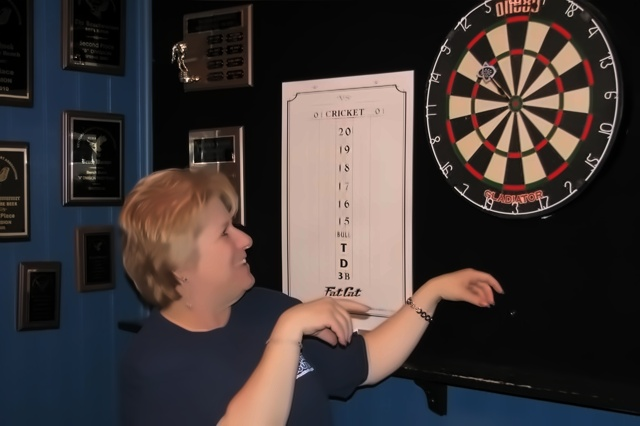
#> input picture de_noised/dart0.jpg, 640 x 426 px; its folder holds only this picture in this run
$ python subtask4_weighted_product.py
#> lines starting #> are read from the running program, lines starting #| are printed output that depends on the picture
import numpy as np
import cv2
import sys
import math
import os
import collections
from shapely.geometry import LineString
import matplotlib.pyplot as plt

abspath = os.path.abspath(__file__)
dname = os.path.dirname(abspath)
os.chdir(dname)

np.set_printoptions(threshold=sys.maxsize)

def detect_and_frame(img_output,img_grey):
    cascadePath = "dart_board.xml"

    # normailising light
    cascade = cv2.CascadeClassifier(cascadePath)
    cv2.equalizeHist( img_grey, img_grey )
    faceRect = cascade.detectMultiScale( img_grey, scaleFactor=1.1, minNeighbors=1, minSize=(50,50), maxSize=(500,500),flags=cv2.CASCADE_SCALE_IMAGE )
    color = (255,0,0)
    # for (x,y,width,height) in faceRect:
        # x is row , y is col
        # cv2.rectangle(img_output, (x,y), (x+width,y+height) , color, 2)
    print("VJ : Finished the viola jones detection")
    return faceRect

def convolution(img,kernel):

    image_convoluted = np.zeros((height, width), np.float32)
    kernelX = 1
    kernelY = 1
    img_padded = cv2.copyMakeBorder(img, kernelX, kernelX, kernelY, kernelY, cv2.BORDER_REPLICATE)
    for i in range(1,height):
        for j in range(1,width):
            cov = np.multiply(kernel,img_padded[i - 1 : i + 2, j - 1: j + 2])
            image_convoluted[i][j] = float(np.sum(cov) / 9)

    return image_convoluted

def normalize(image_dx):

    min = image_dx.min()
    max = image_dx.max()

    for i in range(0, height):
        for j in range(0, width):
            # if min < 0:
                # image_dx[i][j] = image_dx[i][j] + np.abs(min)
            image_dx[i][j] = (image_dx[i][j] - min) * 255 / (max - min)

    return image_dx

def sobel(img,dx,dy):

    image_dx = convolution(img,dx)
    image_dy = convolution(img,dy)

    gradient_magnitude = np.sqrt(np.power(image_dy,2) + np.power(image_dx,2))
    gradient_angle = np.arctan2(image_dy,image_dx)

    return image_dx,image_dy,gradient_magnitude,gradient_angle


def circle_detection_hough_space(gradient_magnitude,gradient_angle, hough_space_gradient_threshold, hough_circle_threshold, radius, twod_circle_space):

    final_output = collections.defaultdict(dict)
    hough_space = np.zeros((height, width, radius), np.int32)
    hough_space_output = np.zeros((height, width), np.float32)
    hough_space_max_r = np.zeros((height, width), np.float32)

    print("CD : Calculating Hough Space 3D")
    for i in range(height):
        for j in range(width):
            if(gradient_magnitude[i][j] > hough_space_gradient_threshold):
                for radi in range(radius):
                    x0 = i + int(radi * math.sin(gradient_angle[i][j]))
                    y0 = j + int(radi * math.cos(gradient_angle[i][j]))
                    if x0 >= 0 and y0 >= 0 and x0 < height and y0 < width:
                        hough_space[x0][y0][radi] += 1

                    x1 = i - int(radi * math.sin(gradient_angle[i][j]))
                    y1 = j - int(radi * math.cos(gradient_angle[i][j]))
                    if x1 >= 0 and y1 >= 0 and x1 < height and y1 < width:
                        hough_space[x1][y1][radi] += 1

    print("CD : Calculating 2D Sum of Hough Space and max Radius")
    count = 0
    for i in range(0,height):
        for j in range(0,width):
                hough_space_output[i][j] = np.sum(hough_space[i][j])
                hough_space_max_r[i][j] = np.argmax(hough_space[i][j])
                if hough_space_output[i][j] > hough_circle_threshold:
                    # stored as dictionary
                    final_output[count]['row'] = i
                    final_output[count]['column'] = j
                    count += 1

                    color = (0,0,255)
                    cv2.circle(twod_circle_space, (j,i), hough_space_max_r[i][j], color, 1)
    # cv2.imwrite("circle_space_" + num + "_.png", twod_circle_space)

    # PLOT GRAPH
    # imgplot = plt.imshow(hough_space_output)
    # plt.show()
    return final_output, count


def line_detection_hough_space(gradient_magnitude, gradient_angle, hough_line_gradient_threshold, hough_line_threshold):
    rho_max = np.ceil(np.sqrt(math.pow(width, 2) + math.pow(height, 2)))
    rhos = np.linspace(0, int(rho_max), int(rho_max))
    hough_space = np.zeros((2*(width+height), 360), np.float32)
    intersection_map = np.zeros((height, width), np.float32)
    lines = []
    angleRange = 1

    print("LD : Calculating rho and theta ")
    print(hough_space.shape)
    for i in range(height):
        for j in range(width):
            if(gradient_magnitude[i][j] > hough_line_gradient_threshold):

                directionVal = gradient_angle[i][j]
                directionTheta = round(np.rad2deg(directionVal) if (directionVal >= 0) else 360 + np.rad2deg(directionVal))

                if(directionTheta + angleRange < 360):
                    theta_min = 0 if (directionTheta - angleRange < 0) else int(directionTheta - angleRange)
                    theta_max = 359 if (directionTheta + angleRange > 359) else int(directionTheta + angleRange)
                    for t in range(theta_min, theta_max+1, 1):
                        radians = np.deg2rad(t)
                        rho = round(i * math.sin(radians) + j * math.cos(radians) + width + height)
                        hough_space[rho][t] += 1

    line_idx = 0
    print("LD : Calculating x1,y1 and x2,y2 ")
    for r in range(hough_space.shape[0]):
        for t in range(hough_space.shape[1]):
            if(hough_space[r][t] > hough_line_threshold):
                a = np.cos(np.deg2rad(t))
                b = np.sin(np.deg2rad(t))
                x0 = a*(r - width - height)
                y0 = b*(r - width - height)
                x1 = int(x0 + 1000*(-b))
                y1 = int(y0 + 1000*(a))
                x2 = int(x0 - 1000*(-b))
                y2 = int(y0 - 1000*(a))

                lines.append([line_idx, (x1, y1),(x2, y2)])
                line_idx += 1

                cv2.line(twod_circle_space,(x1,y1),(x2,y2),(0,0,255),1)
    cv2.imwrite("line_space_" + num + "_.png", twod_circle_space)
    print("LD : Calculating intersection ")
    intersection_count = 0
    for line_1 in lines:
        for line_2 in lines:
            if(line_1[0] < line_2[0]):
                line1 = LineString([line_1[1], line_1[2]])
                line2 = LineString([line_2[1], line_2[2]])
                intersect = line1.intersection(line2)
                if not intersect.is_empty and intersect.geom_type == 'Point':
                    if int(intersect.y) < height and int(intersect.x) < width and int(intersect.y) >= 0 and int(intersect.x) >= 0:
                        intersection_count += 1
                        intersection_map[int(intersect.y)][int(intersect.x)] += 1

    # PLOT
    # imgplot = plt.imshow(hough_space)
    # plt.show()
    return intersection_map, intersection_count

def filter_output(faceRect, circle_dict, circle_iterations, intersection_map, img_output, intersection_count, img_grey):
    # score threshold for 65_threshold_output
    print("FO : Start Filtering")
    line_detected_threshold = intersection_count * 0.01
    circle_detected_threshold = circle_iterations * 0.03
    # decision here
    min_grey = img_grey.min()
    max_grey = img_grey.max()
    grey_counter_threshold = ((max_grey - min_grey) * 0.4) + min_grey

    # iterate each box of viola jones dartboard detection
    for (x,y,width,height) in faceRect:
        center_of_box_row = y + int(height/2)
        center_of_box_col = x + int(width/2)
        circle_count = 0
        line_count = 0
        white_count = 0

        circle_weight = 0.25
        line_weight = 0.7
        grey_weight = 0.05

        # calculate whiteness score
        for i in range(y, y + height):
            for j in range(x, x + width):
                if img_grey[i][j] < grey_counter_threshold:
                    white_count += 1

        # calculate score for lines intersection inside the viola jones box
        for i in range(y, y + height):
            for j in range(x, x + width):
                distance = np.sqrt(np.power((i - center_of_box_row),2) + np.power((j - center_of_box_col),2))
                individual_weight = (100 - distance) / 100
                line_count += int(intersection_map[i][j] * individual_weight)

        # calculate score for circle inside the viola jones box
        for circle_index in range(circle_iterations):
            row = circle_dict[circle_index]['row']
            col = circle_dict[circle_index]['column']

            # track count by giving it a weight of how far it is from the center of the circle
            if row > y and row < y + height and col > x and col < x + width:
                distance = np.sqrt(np.power((row - center_of_box_row),2) + np.power((col - center_of_box_col),2))
                individual_weight = (100 - distance) / 100
                circle_count += int(100 * individual_weight)

        # ignore the circles if there are not inside
        if circle_count == 0:
            c_threshold = 0
        else:
            c_threshold = circle_detected_threshold

        grey_detected_threshold = 0.3 * (height * width)
        total_threshold = pow(line_detected_threshold, line_weight) * pow(c_threshold, circle_weight) * pow(grey_detected_threshold, grey_weight)
        # total_threshold = (line_weight * line_detected_threshold) * (circle_weight * c_threshold) * (grey_weight * grey_detected_threshold)

        if pow(line_count, line_weight) * pow(circle_count, circle_weight) * pow(white_count, grey_weight) > total_threshold:
            # if more than threshold , draw
            color = (0,255,0)
            cv2.rectangle(img_output, (x,y), (x+width,y+height) , color, 2)

# Main function
if __name__ == "__main__":

    for number in range(0,16):
        num = str(number)
        print(" ------ Calculating :  " + num + " -----------")
        # [9 lines of commented-out code are left out]
        input = 'de_noised/dart' + num + '.jpg'
        img = cv2.imread(input, 0)
#> img: shape (426, 640); min 0, max 252, mean 58.9
        img_grey = cv2.imread(input, 0)
        img_output = cv2.imread(input, 1)
#> img_output is the input picture: shape (426, 640, 3); mean B, G, R 55.4, 56.5, 65
        height, width = img.shape
#> height = 426; width = 640


        twod_circle_space = np.zeros((height, width,3), dtype=np.uint8)

        dx = np.array([[-1, 0, 1], [-2, 0, 2], [-1, 0, 1]], np.int32)
        dy = np.array([[-1, -2, -1], [0, 0, 0], [1, 2, 1]], np.int32)

        radius = int(width / 2)
#> radius = 320
        hough_space_gradient_threshold = 85
        hough_circle_threshold = 20
        hough_line_gradient_threshold = 30
        hough_line_threshold = 15


        # viola jones
        faceRect = detect_and_frame(img,img_grey)
#> in detect_and_frame, `cv2.equalizeHist( img_grey, img_grey )`:
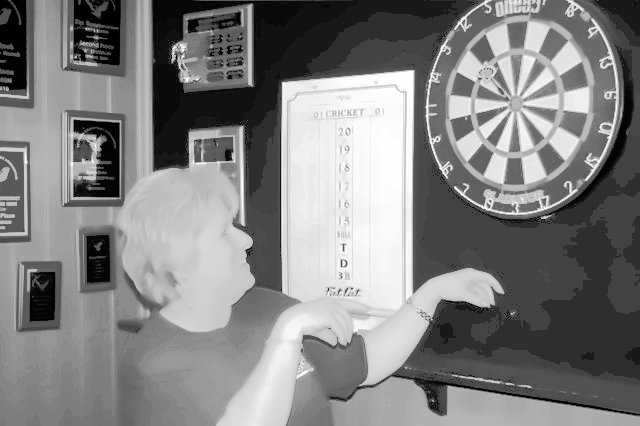
#> img_grey: shape (426, 640); min 0, max 255, mean 129.4
#> in detect_and_frame, `faceRect = cascade.detectMultiScale( img_grey, scaleFactor=1.1, minNei..`: faceRect = [[441, 40, 131, 131], [314, 229, 62, 62], [37, 121, 65, 65], [0, 154, 63, 63], [294, 107, 106, 106], [131, 46, 262, 262], [270, 40, 317, 317]]
        # calculate all the convolutions pre-calculations
        image_dx,image_dy,gradient_magnitude,gradient_angle = sobel(img,dx,dy)
#> in convolution, `img_padded = cv2.copyMakeBorder(img, kernelX, kernelX, kernelY, kernel..`:
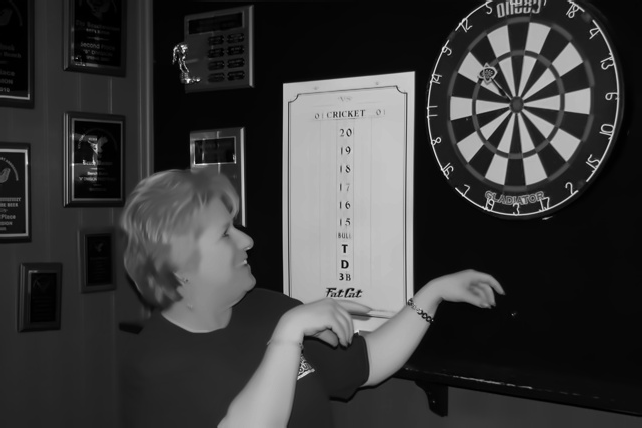
#> img_padded: shape (428, 642); min 0, max 252, mean 58.7
#> after the loop in convolution (call 2), `for i in range(1,height):`:
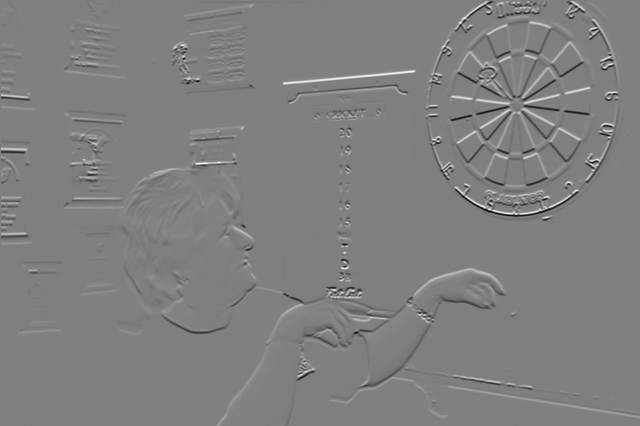
#> image_convoluted: shape (426, 640) float32; min -85.89, max 85.22, mean 0.1; drawn with min black and max white
#> in sobel, `gradient_angle = np.arctan2(image_dy,image_dx)`:
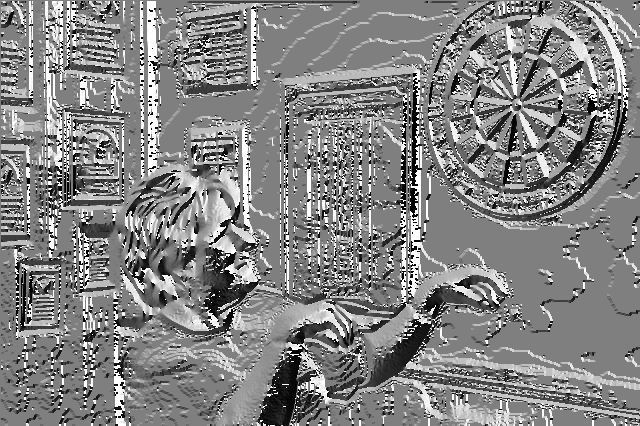
#> gradient_angle: shape (426, 640) float32; min -3.14, max 3.14, mean 0.113; drawn with min black and max white
        # calculation line detection and 65_threshold_output results
        intersection_map, intersection_count = line_detection_hough_space(gradient_magnitude, gradient_angle, hough_line_gradient_threshold, hough_line_threshold)
#| (2132, 360)
#> after the loop in line_detection_hough_space, `for r in range(hough_space.shape[0]):`:
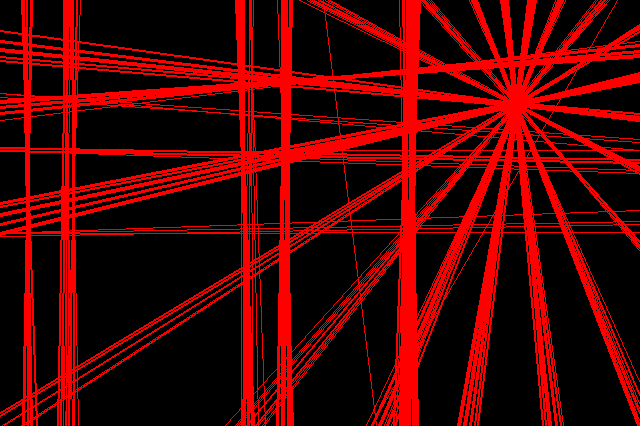
#> twod_circle_space: shape (426, 640, 3); mean of channels 0, 1, 2 0, 0, 71.7; drawn as B, G, R
#> after the loop in line_detection_hough_space, `for r in range(hough_space.shape[0]):`: line_idx = 279; lines = 279 items
#> the loop in line_detection_hough_space, `for line_1 in lines:` made 279 passes
#> line_1 on passes 1 to 3: [0, (962, -599), (-37, 1133)], [1, (693, -893), (346, 1076)], [2, (676, -905), (364, 1070)]
#> after the loop in line_detection_hough_space, `for line_1 in lines:`: intersection_count = 25290
#> intersection_count = 25290
        # calculate circle detection
        circle_dict, circle_count = circle_detection_hough_space(gradient_magnitude,gradient_angle, hough_space_gradient_threshold, hough_circle_threshold, radius, twod_circle_space)
#> after the loop in circle_detection_hough_space, `for i in range(0,height):`:
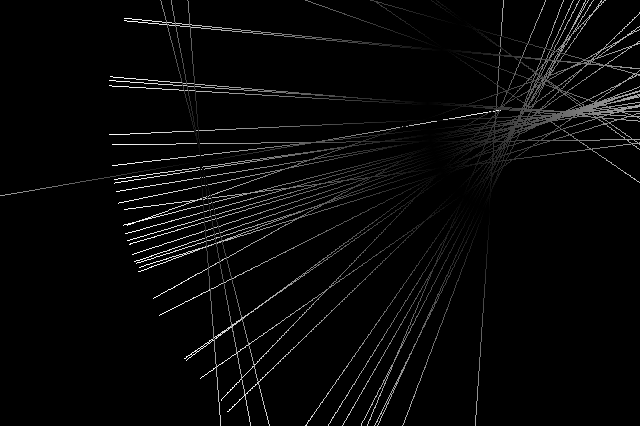
#> hough_space_max_r: shape (426, 640) float32; min 0, max 319, mean 9.9; drawn with min black and max white
#> after the loop in circle_detection_hough_space, `for i in range(0,height):`:
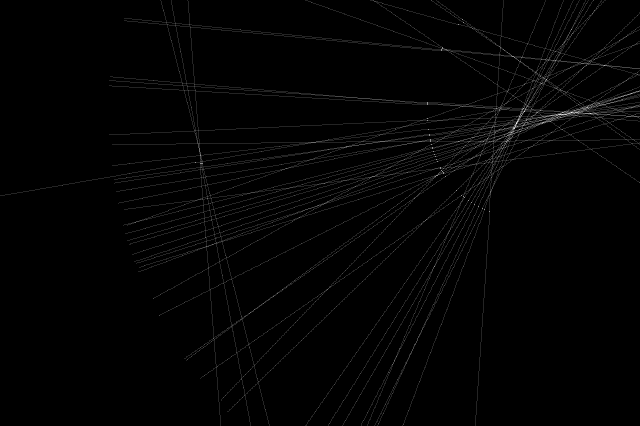
#> hough_space_output: shape (426, 640) float32; min 0, max 7, mean 0.0871; drawn with min black and max white
#> after the loop in circle_detection_hough_space, `for i in range(0,height):`: count = 0; final_output = 0 items
#> circle_dict = 0 items; circle_count = 0
        # implement pipeline and filter of detections
        filter_output(faceRect, circle_dict, circle_count, intersection_map, img_output, intersection_count, img_grey)
#> in filter_output, `line_detected_threshold = intersection_count * 0.01`: line_detected_threshold = 252.9
#> in filter_output, `circle_detected_threshold = circle_iterations * 0.03`: circle_detected_threshold = 0
#> in filter_output, `max_grey = img_grey.max()`: max_grey = 255
#> in filter_output, `grey_counter_threshold = ((max_grey - min_grey) * 0.4) + min_grey`: grey_counter_threshold = 102
#> the loop in filter_output, `for (x,y,width,height) in faceRect:` made 7 passes
#> (x, y, width, height, center_of_box_row, center_of_box_col, grey_detected_threshold) on passes 1 to 7: (441, 40, 131, 131, 105, 506, 5148.3), (314, 229, 62, 62, 260, 345, 1153.2), (37, 121, 65, 65, 153, 69, 1267.5), (0, 154, 63, 63, 185, 31, 1190.7), (294, 107, 106, 106, 160, 347, 3370.8), (131, 46, 262, 262, 177, 262, 20593.2), (270, 40, 317, 317, 198, 428, 30146.7)
#> (the run stopped early here; a loop or call above may not have finished)
